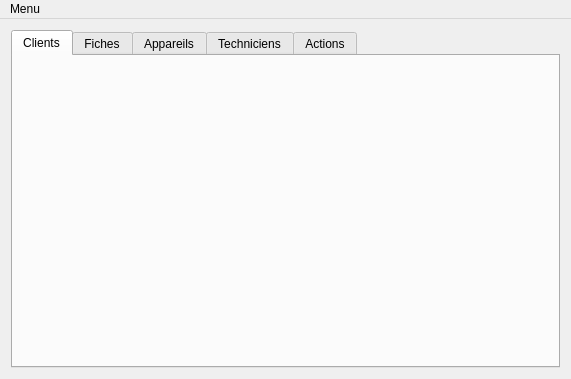
<?xml version="1.0" encoding="UTF-8"?>
<ui version="4.0">
 <class>MainWindow</class>
 <widget class="QMainWindow" name="MainWindow">
  <property name="geometry">
   <rect>
    <x>0</x>
    <y>0</y>
    <width>571</width>
    <height>379</height>
   </rect>
  </property>
  <property name="minimumSize">
   <size>
    <width>350</width>
    <height>100</height>
   </size>
  </property>
  <property name="windowTitle">
   <string>MainWindow</string>
  </property>
  <widget class="QWidget" name="centralWidget">
   <layout class="QHBoxLayout" name="horizontalLayout">
    <item>
     <widget class="QTabWidget" name="tabWidget">
      <property name="sizePolicy">
       <sizepolicy hsizetype="Preferred" vsizetype="Minimum">
        <horstretch>0</horstretch>
        <verstretch>0</verstretch>
       </sizepolicy>
      </property>
      <property name="currentIndex">
       <number>0</number>
      </property>
      <widget class="QWidget" name="ongletClients">
       <property name="sizePolicy">
        <sizepolicy hsizetype="Expanding" vsizetype="Expanding">
         <horstretch>0</horstretch>
         <verstretch>0</verstretch>
        </sizepolicy>
       </property>
       <attribute name="title">
        <string>Clients</string>
       </attribute>
      </widget>
      <widget class="QWidget" name="ongletFiches">
       <attribute name="title">
        <string>Fiches</string>
       </attribute>
      </widget>
      <widget class="QWidget" name="ongletAppareils">
       <attribute name="title">
        <string>Appareils</string>
       </attribute>
      </widget>
      <widget class="QWidget" name="ongletTechniciens">
       <attribute name="title">
        <string>Techniciens</string>
       </attribute>
      </widget>
      <widget class="QWidget" name="ongletActions">
       <attribute name="title">
        <string>Actions</string>
       </attribute>
      </widget>
     </widget>
    </item>
   </layout>
  </widget>
  <widget class="QMenuBar" name="menuBar">
   <property name="geometry">
    <rect>
     <x>0</x>
     <y>0</y>
     <width>571</width>
     <height>20</height>
    </rect>
   </property>
   <property name="defaultUp">
    <bool>false</bool>
   </property>
   <property name="nativeMenuBar">
    <bool>false</bool>
   </property>
   <widget class="QMenu" name="menuMenu">
    <property name="title">
     <string>Menu</string>
    </property>
    <addaction name="actionD_connexion"/>
   </widget>
   <addaction name="menuMenu"/>
  </widget>
  <action name="actionD_connexion">
   <property name="text">
    <string>Déconnexion</string>
   </property>
  </action>
 </widget>
 <layoutdefault spacing="6" margin="11"/>
 <resources/>
 <connections/>
</ui>
